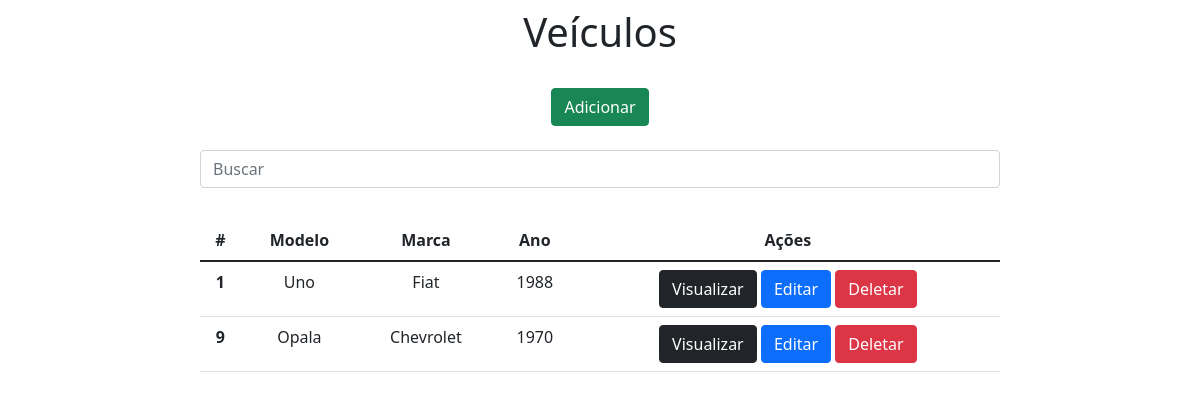
Before: / with the older database file.
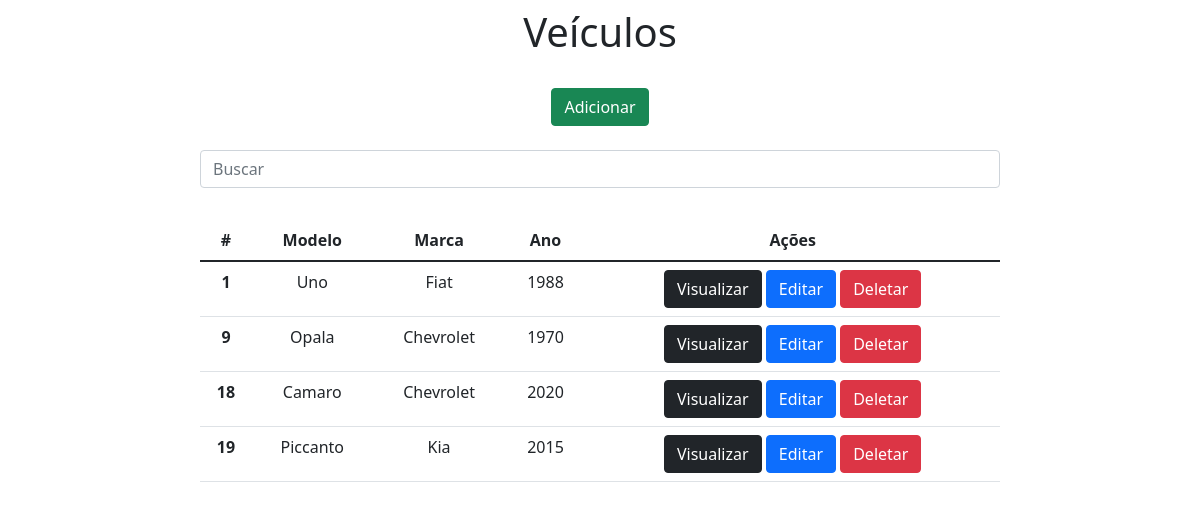
After: the same page with the newer database file.
### app/models.py (models this page shows)
class Carros(models.Model):
    modelo = models.CharField(max_length=150)
    marca = models.CharField(max_length=100)
    ano = models.IntegerField()

### app/views.py (the view)
# urls.py: 2. Add a URL to urlpatterns:  path('', views.home, name='home')
def home(request):
    data = {}
    search = request.GET.get('search')
    if search:
        data['db'] = Carros.objects.filter(modelo__icontains=search)
    else:
        data['db'] = Carros.objects.all()
    return render(request, 'index.html', data)

### app/templates/index.html (shortened to what this page needs)
<!DOCTYPE html>
<html lang="pt-br">
<head>
    <link href="https://cdn.jsdelivr.net/npm/bootstrap@5.1.3/dist/css/bootstrap.min.css" rel="stylesheet">
</head>
<body>
    <div class="col-8 m-auto pt-2 pb-2 text-center">
        <h1>Veículos</h1>
    </div>
    <div class="col-8 m-auto pt-3 pb-2 text-center">
        <a href="/form" class="btn btn-success">Adicionar</a>
    </div>
    <div class="col-8 m-auto pt-3 pb-2 text-center">
        <form method="get">
          <input type="text" name="search" id="search" class="form-control" placeholder="Buscar">
        </form>
    </div>
    <div class="col-8 m-auto pt-4 pb-2 text-center">
        <table class="table">
            <thead class="thead-dark">
              <tr>
                <th scope="col">#</th>
                <th scope="col">Modelo</th>
                <th scope="col">Marca</th>
                <th scope="col">Ano</th>
                <th scope="col">Ações</th>
              </tr>
            </thead>
            <tbody>
            {% for dbs in db %}
              <tr>
                <th>{{dbs.id}}</th>
                <td>{{dbs.modelo}}</td>
                <td>{{dbs.marca}}</td>
                <td>{{dbs.ano}}</td>
                <td>
                  <a href="/view/{{dbs.id}}/" class="btn btn-dark">Visualizar</a>
                  <a href="/edit/{{dbs.id}}/" class="btn btn-primary">Editar</a>
                  <a href="/delete/{{dbs.id}}" class="btn btn-danger btnDel">Deletar</a>
                </td>
              </tr>
            {% endfor %}
            </tbody>
        </table>
    </div>
    {% load static %}
</body>
</html>

Changed rows visible on the page:
added Carros: id "18", modelo "Camaro", marca "Chevrolet", ano "2020"
added Carros: id "19", modelo "Piccanto", marca "Kia", ano "2015"
